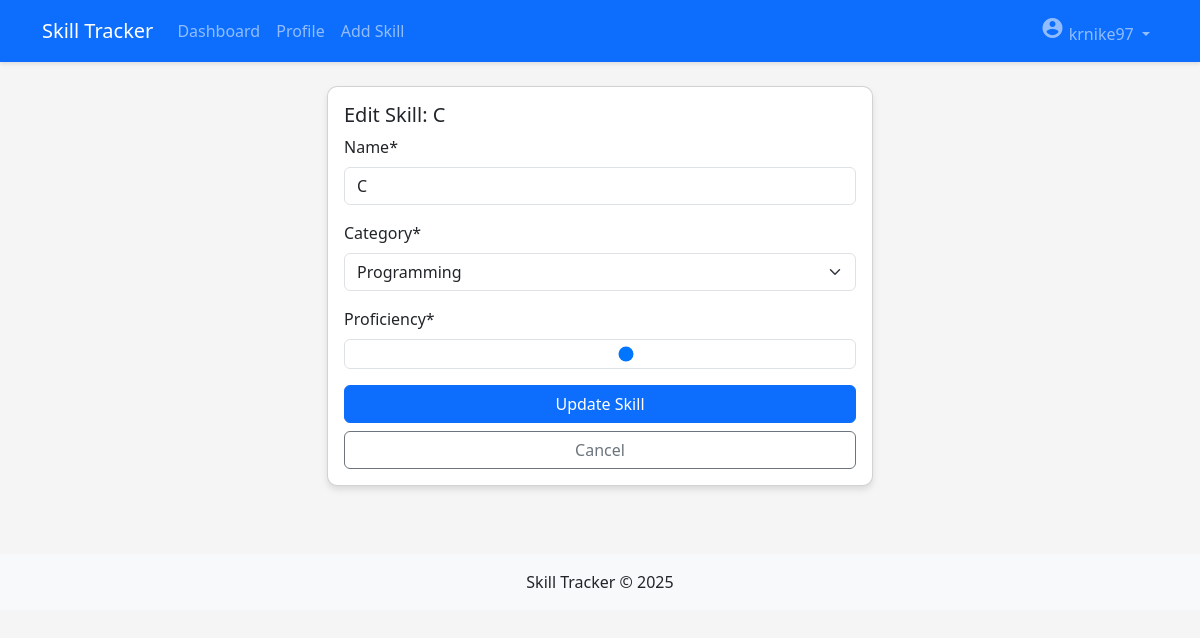
Screenshot of /skills/edit/5/ (signed in) with the database file from the repository.
### skills/models.py (models this page shows, shortened)
class Skill(models.Model):
    CATEGORY_CHOICES = [
        ('Programming', 'Programming'),
        ('Frameworks', 'Frameworks'),
        ('Databases', 'Databases'),
        ('DevOps', 'DevOps'),
        ('Design', 'Design'),
        ('Others', 'Others'),
    ]
    user = models.ForeignKey(User, on_delete=models.CASCADE)
    name = models.CharField(max_length=100)
    category = models.CharField(max_length=20, choices=CATEGORY_CHOICES)
    proficiency = models.IntegerField(
        validators=[MinValueValidator(1), MaxValueValidator(10)]
    )
    created_at = models.DateTimeField(auto_now_add=True)
    updated_at = models.DateTimeField(auto_now=True)
    class Meta:
        ordering = ['-proficiency', 'name']

### skills/views.py (the view)
# urls.py: path('edit/<int:skill_id>/', views.edit_skill, name='edit_skill'),
@login_required
def edit_skill(request, skill_id):
    skill = get_object_or_404(Skill, id=skill_id, user=request.user)
    if request.method == 'POST':
        form = SkillForm(request.POST, instance=skill)
        if form.is_valid():
            form.save()
            messages.success(request, 'Skill updated successfully!')
            return redirect('dashboard')
    else:
        form = SkillForm(instance=skill)
    return render(request, 'edit_skill.html', {'form': form, 'skill': skill})

### skills/forms.py
class SkillForm(forms.ModelForm):
    class Meta:
        model = Skill
        fields = ['name', 'category', 'proficiency']
        widgets = {
            'name': forms.TextInput(attrs={'class': 'form-control'}),
            'category': forms.Select(attrs={'class': 'form-control'}),
            'proficiency': forms.NumberInput(attrs={
                'class': 'form-control',
                'min': 1,
                'max': 10,
                'type': 'range',
            }),
        }

### templates/edit_skill.html (shortened to what this page needs)
{% extends 'base.html' %}
{% load crispy_forms_tags %}
{% block content %}
<div class="row justify-content-center">
    <div class="col-md-6">
        <div class="card">
            <div class="card-body">
                <h5 class="card-title">Edit Skill: {{ skill.name }}</h5>
                <form method="post">
                    {{ form|crispy }}
                    <div class="d-grid gap-2 mt-3">
                        <button type="submit" class="btn btn-primary">Update Skill</button>
                        <a href="{% url 'dashboard' %}" class="btn btn-outline-secondary">Cancel</a>
                    </div>
                </form>
            </div>
        </div>
    </div>
</div>
{% endblock %}

### templates/base.html (shortened to what this page needs)
<!DOCTYPE html>
<html lang="en">
<head>
    <link href="https://cdn.jsdelivr.net/npm/bootstrap@5.3.0/dist/css/bootstrap.min.css" rel="stylesheet">
</head>
<body>
    <nav class="navbar navbar-expand-lg navbar-dark bg-primary">
        <div class="container">
            <a class="navbar-brand" href="{% url 'dashboard' %}">Skill Tracker</a>
            <div class="collapse navbar-collapse" id="navbarNav">
                <ul class="navbar-nav me-auto">
                    <li class="nav-item">
                        <a class="nav-link" href="{% url 'dashboard' %}">Dashboard</a>
                    </li>
                    <li class="nav-item">
                        <a class="nav-link" href="{% url 'profile' %}">Profile</a>
                    </li>
                    <li class="nav-item">
                        <a class="nav-link" href="{% url 'add_skill' %}">Add Skill</a>
                    </li>
                </ul>
                <ul class="navbar-nav">
                    {% if user.is_authenticated %}
                    <li class="nav-item dropdown">
                        <a class="nav-link dropdown-toggle" href="#" id="navbarDropdown" role="button" data-bs-toggle="dropdown">
                            <i class="material-icons">account_circle</i> {{ user.username }}
                        </a>
                    </li>
                    {% endif %}
                </ul>
            </div>
        </div>
    </nav>
    <div class="container mt-4">
        {% block content %}{% endblock %}
    </div>
    <footer class="mt-5 py-3 bg-light">
        <div class="container text-center">
            <p class="mb-0">Skill Tracker &copy; {% now "Y" %}</p>
        </div>
    </footer>
</body>
</html>

### templates/base.html (style rules this page uses)
body { background-color: #f5f5f5; }
.card { border-radius: 10px; box-shadow: 0 4px 6px rgba(0, 0, 0, 0.1); margin-bottom: 20px; }
.navbar { box-shadow: 0 2px 4px rgba(0, 0, 0, 0.1); }

### rows the page displays
Skill: name "C", category "Programming", proficiency "6"

### other values shown
{{ user.username }} "krnike97"
